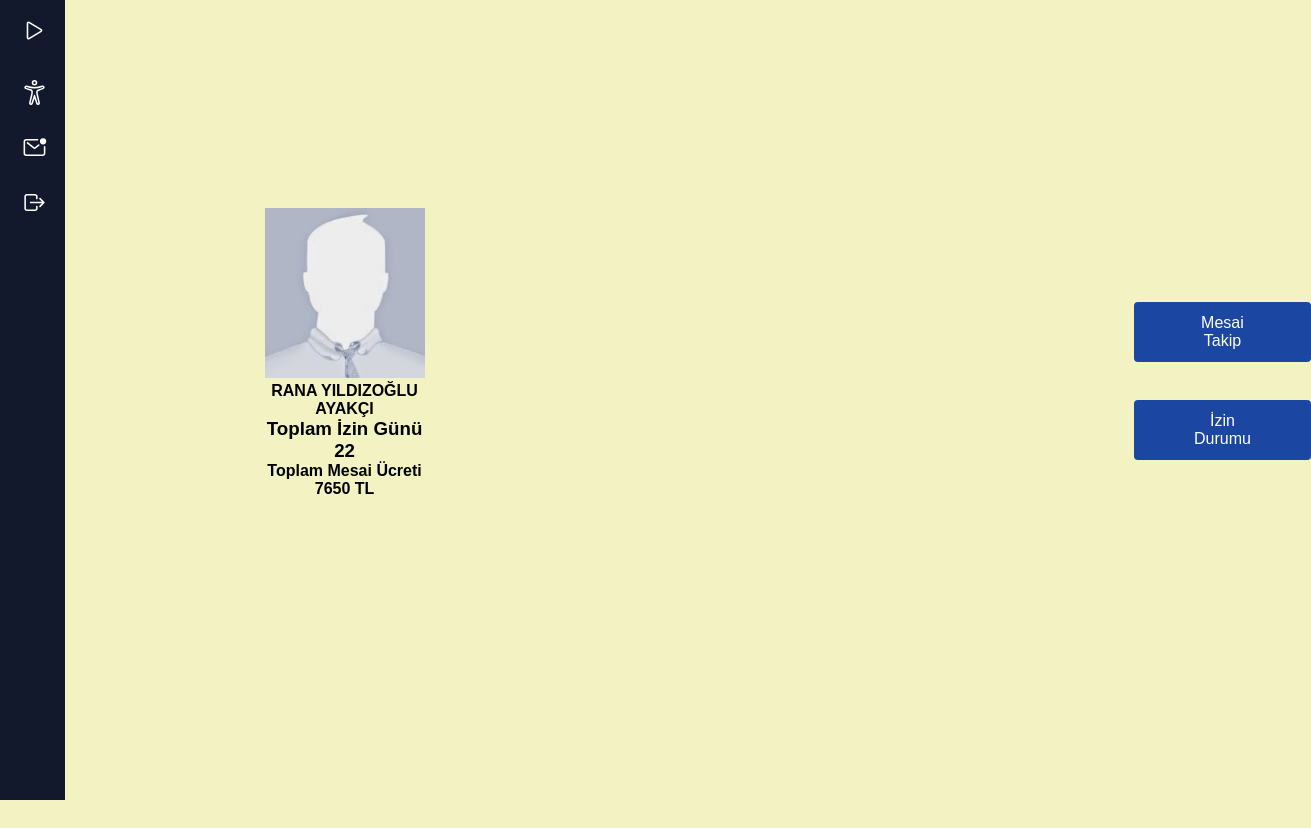
Page /personel.php (signed in) on the committed database.
### tables this page shows
CREATE TABLE `personeller` (
  `personel_id` int(11) NOT NULL,
  `ad` varchar(100) NOT NULL,
  `soyad` varchar(1000) NOT NULL,
  `gorevler` varchar(100) NOT NULL,
  `maas_ocak` int(11) NOT NULL,
  `maas_subat` int(11) NOT NULL,
  `maas_mart` int(11) NOT NULL,
  `maas_nisan` int(11) NOT NULL,
  `maas_mayis` int(11) NOT NULL,
  `maas_haziran` int(11) NOT NULL,
  `maas_temmuz` int(11) NOT NULL,
  `maas_agustos` int(11) NOT NULL,
  `maas_eylul` int(11) NOT NULL,
  `maas_ekim` int(11) NOT NULL,
  `maas_kasim` int(11) NOT NULL,
  `maas_aralik` int(11) NOT NULL
);

CREATE TABLE `izinler_2022` (
  `calisan_id` int(255) NOT NULL,
  `ocak` int(255) NOT NULL,
  `subat` int(255) NOT NULL,
  `mart` int(255) NOT NULL,
  `nisan` int(255) NOT NULL,
  `mayis` int(255) NOT NULL,
  `haziran` int(255) NOT NULL,
  `temmuz` int(255) NOT NULL,
  `agustos` int(255) NOT NULL,
  `eylul` int(255) NOT NULL,
  `ekim` int(255) NOT NULL,
  `kasim` int(255) NOT NULL,
  `aralik` int(255) NOT NULL
);

CREATE TABLE `mesailer_2022` (
  `calisan_id` int(255) NOT NULL,
  `ad` varchar(255) NOT NULL,
  `soyad` varchar(255) NOT NULL,
  `ocak` int(11) NOT NULL,
  `subat` int(11) NOT NULL,
  `mart` int(11) NOT NULL,
  `nisan` int(11) NOT NULL,
  `mayis` int(11) NOT NULL,
  `haziran` int(11) NOT NULL,
  `temmuz` int(11) NOT NULL,
  `agustos` int(11) NOT NULL,
  `eylul` int(11) NOT NULL,
  `ekim` int(11) NOT NULL,
  `kasim` int(11) NOT NULL,
  `aralik` int(11) NOT NULL
);

### personel.php (the view, shortened to what this page needs)
<?php
session_start(); include 'db.php';
$id=$_SESSION['id'];
if($id==0){
$ad="Admin ";
$soyad="Admin";
$gorev="Yönetici";
$maas="****";
}else{
$sorgu = $baglanti->prepare("SELECT * FROM personeller WHERE personel_id = ?");
    $sorgu->bindParam(1, $id, PDO::PARAM_INT);
    $sorgu->execute();
    $user = $sorgu->fetch(PDO::FETCH_ASSOC);
    $ad=$user['ad'];
    $soyad=$user['soyad'];
    $gorev=$user['gorevler'];
}
?>
<!DOCTYPE html>
<html lang="tr">
<head>
    <link rel="stylesheet" href="styles/personel.css">
</head>
<body style="background-color:#F2F2C2;">
    <div class="sidebar">
        <div class="check">
            <label for="side"><ion-icon name="play-outline"></ion-icon> </label>
            <span>Yorka Tekstil</span>
        </div>
        <div class="links">
            <?php if ($_SESSION['yetki']==2) { ?>
            <a class="link" href="personel.php"><ion-icon name="accessibility-outline"></ion-icon> <span id="name">Bilgilerim</span></a>
            <?php  } ?>
            <a class="link" href="izinistekleri.php"><ion-icon name="mail-unread-outline"></ion-icon> <span id="name">İzin İstekleri</span></a>
            </div>
            <a class="link" href="logout.php"><ion-icon name="log-out-outline"></ion-icon> <span id="name">Çıkış</span></a>
        </div>
      <button id="myBtn" class="button" data-modal="modalOne">Mesai Takip</button>
      <button id="myBtn3" class="button" data-modal="modalTwo">İzin Durumu</button>
    <div class="conteiner">
        <br>
        <br>
        <br>
        <br>
        <br>
        <br>
        <br>
        <span id="profil_photo"> <img src="./images/anonphoto.jpeg" alt="" width="160px" height="170px"></span>
        <br>
        <h4><?php echo $ad.$soyad ?></p>
        <h4><?=$gorev?></p>
        <?php $sorguindex = $baglanti->query("SELECT * FROM izinler_2022 WHERE calisan_id=$id");
        $ciktiper = $sorguindex->fetch(PDO::FETCH_ASSOC); ?>
        <h3 f>Toplam İzin Günü  <?php echo $toplamizin=$ciktiper['ocak']+$ciktiper['subat']+$ciktiper['mart']+$ciktiper['nisan']+$ciktiper['mayis']+$ciktiper['haziran']+$ciktiper['temmuz']+$ciktiper['agustos']+$ciktiper['eylul']+$ciktiper['ekim']+$ciktiper['kasim']+$ciktiper['aralik']; ?></p>
<?php $sorguindex = $baglanti->query("SELECT * FROM mesailer_2022 WHERE calisan_id=$id");
        $ciktiper = $sorguindex->fetch(PDO::FETCH_ASSOC); ?>
        <h4 f>Toplam Mesai Ücreti  <?php $toplamgelir=$ciktiper['ocak']+$ciktiper['subat']+$ciktiper['mart']+$ciktiper['nisan']+$ciktiper['mayis']+$ciktiper['haziran']+$ciktiper['temmuz']+$ciktiper['agustos']+$ciktiper['eylul']+$ciktiper['ekim']+$ciktiper['kasim']+$ciktiper['aralik']; ?>
    <td><?=$toplamgelir*22.5?></td> TL</p>
      </div>
</body>
</html>

### styles/personel.css (style rules this page uses)
#myBtn { margin-left: 30cm; margin-top: 8cm; background-color: #1b47a3; color: white; padding: 12px 55px; border: none; border-radius: 4px; cursor: pointer; font-size: 16px; }
#myBtn3 { margin-left: 30cm; margin-top: 1cm; background-color: #1b47a3; color: white; padding: 12px 55px; border: none; border-radius: 4px; cursor: pointer; font-size: 16px; }
:root { --bodybg: #edf1fd; --first-color: #0C5DF4; --bg-color: #12192C; }
* { padding: 0; margin: 0; box-sizing: border-box; font-family: 'Poppins', sans-serif; }
body { min-height: 120vh; min-width: 320px; font-family: 'Poppins', sans-serif; }
.sidebar { position: fixed; z-index:99999; display: inline-block; width: 270px; background-color: var(--bg-color); height: 100vh; padding: 0 12px ; overflow: hidden; overflow-y: scroll; transition: width .5s ; }
.sidebar .check { position: relative; height: 60px; transition: width .5s ; z-index: 1; color: #fff; width: 255px; display: flex; align-items: center; }
.sidebar ion-icon { font-size: 25px; padding: 10px 10px 10px 10px; border-radius: 8px; transition: all .3s; }
.sidebar .check label ion-icon { transform: rotate(180deg); transition: all .5s; }
.sidebar .check label { color: #fff; cursor: pointer; margin-top: 5px; }
.sidebar .check span { font-size: 27px; font-family: 'Allura', cursive; padding: 10px ; }
.sidebar .link { position: relative; display: flex; align-items: center; width: 245px; font-size: 14px; margin: 10px 0; border-radius: 8px ; color: #fff; transition: all .2s; cursor: pointer; text-decoration: none; }
.sidebar .link #name { padding-left: 10px; }
#side:checked ~ .sidebar { width: 65px; display: inline-block; }
#side:checked ~ .sidebar .check ion-icon { transform: rotate(0deg); transition: all .5s; }
.conteiner { text-align: center; height: 170px; width: 160px; margin-left: 7cm; margin-top: -10cm; }

### rows in the picture
personeller: ad "RANA", soyad "YILDIZOĞLU", gorevler "AYAKÇI"
izinler_2022: ocak+subat+mart "22"
mesailer_2022: $toplamgelir*22.5 "7650"
